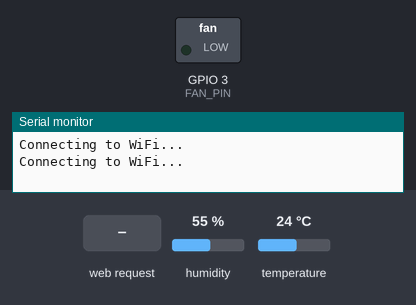
Bench run of a sketch on a simulated ESP32. On the bench: switched loads named in the sketch (green lamp = pin HIGH), the last lines printed to the serial monitor. Inputs (shaded band) come from the test bench; at power-on: humidity 55 %, temperature 24 °C. WiFi joins after 1.5 s; servers stay silent unless stated.

Above: at 3.2 s.
3.3 s: HTTP request GET /fan/on received
At 4.0 s:
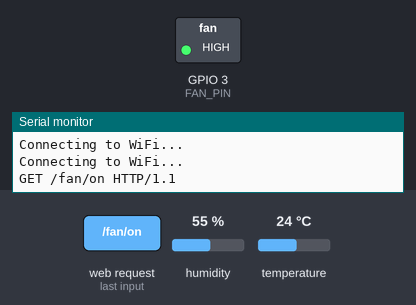
4.8 s: HTTP request GET /fan/off received
At 5.5 s:
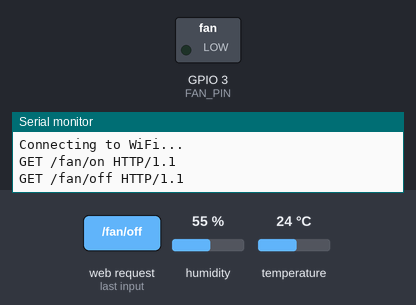
Timing chart, 0 to 7.8 s (numbered marks = the images above; inputs shaded):
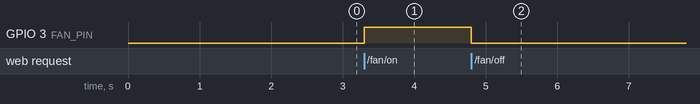

The sketch:

temp_nd_fan_control.ino
```cpp
// Include the libraries for temperature sensor and WiFi
#include <DHT.h>
#include <WiFi.h>

// Replace with your network credentials
const char* ssid = "your_SSID";
const char* password = "your_PASSWORD";

// Define the pin for temperature sensor
#define DHTPIN 2

// Select the type of temperature sensor (DHT11 or DHT22)
#define DHTTYPE DHT11

// Define the pin for the fan
#define FAN_PIN 3

// Create an instance of the temperature sensor
DHT dht(DHTPIN, DHTTYPE);

// Create an instance of the WiFi server
WiFiServer server(80);

void setup() {
  // Initialize the serial communication
  Serial.begin(9600);

  // Initialize the temperature sensor
  dht.begin();

  // Connect to Wi-Fi network
  WiFi.begin(ssid, password);
  while (WiFi.status() != WL_CONNECTED) {
    delay(1000);
    Serial.println("Connecting to WiFi...");
  }

  // Start the server
  server.begin();

  // Set the fan pin as output
  pinMode(FAN_PIN, OUTPUT);
}

void loop() {
  // Check if a client has connected
  WiFiClient client = server.available();
  if (!client) {
    return;
  }

  // Wait for the client to send a request
  while (!client.available()) {
    delay(1);
  }

  // Read the request from the client
  String request = client.readStringUntil('\r');
  Serial.println(request);
  client.flush();

  // Check if the request is for turning on the fan
  if (request.indexOf("/fan/on") != -1) {
    digitalWrite(FAN_PIN, HIGH);
  }

  // Check if the request is for turning off the fan
  if (request.indexOf("/fan/off") != -1) {
    digitalWrite(FAN_PIN, LOW);
  }

  // Read the temperature from the sensor
  float temperature = dht.readTemperature();

  // Check if the temperature is valid
  if (!isnan(temperature)) {
    // Send the temperature to the client
    client.println("HTTP/1.1 200 OK");
    client.println("Content-Type: text/html");
    client.println();
    client.print("Temperature: ");
    client.print(temperature);
    client.print(" °C");
  } else {
    // Send an error message to the client
    client.println("HTTP/1.1 404 Not Found");
    client.println("Content-Type: text/html");
    client.println();
    client.print("Failed to read temperature");
  }

  // Close the connection
  delay(10);
  client.stop();
}
```

Measured:
- after the input at 3.3 s, GPIO 3 (FAN_PIN): LOW → HIGH at once
- after the input at 4.8 s, GPIO 3 (FAN_PIN): HIGH → LOW at once
